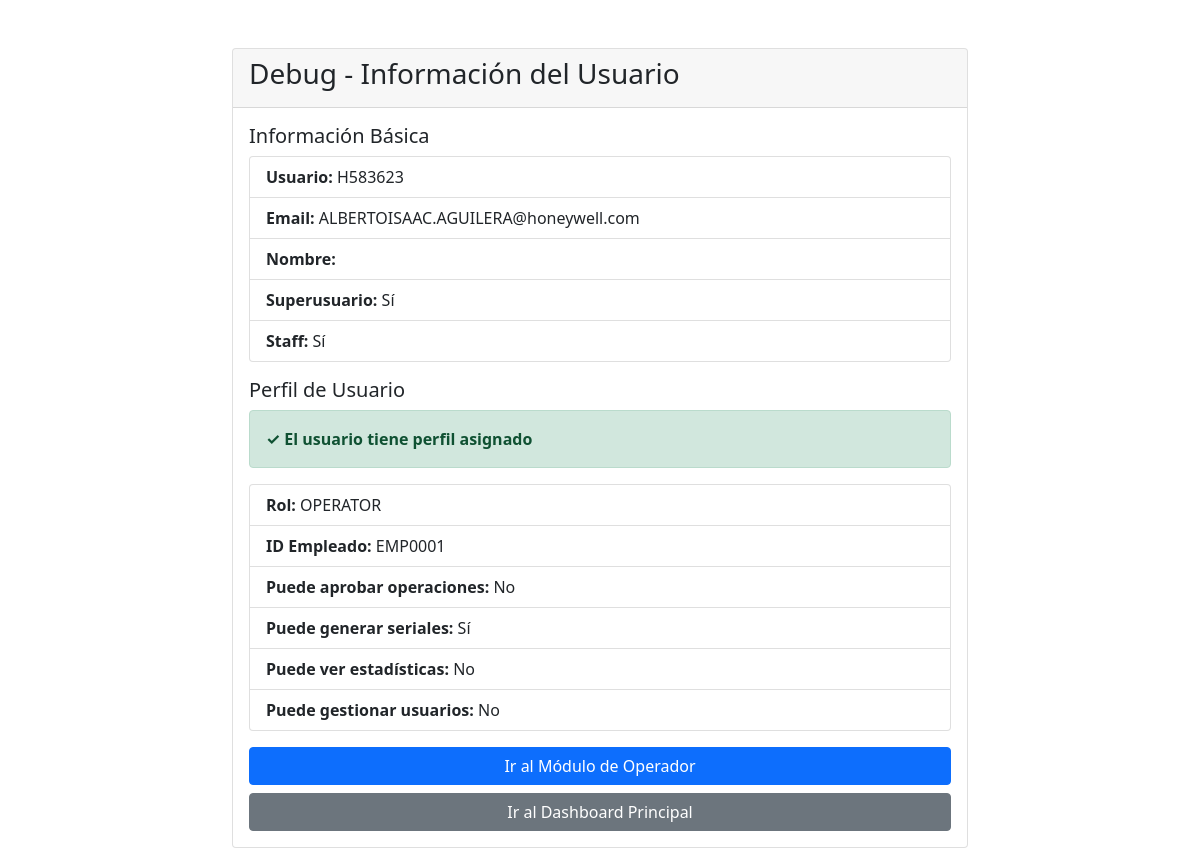
Screenshot of /manufacturing/debug-profile/ (signed in) with the database file from the repository.
### operators/models.py (models this page shows, shortened)
class UserProfile(models.Model):
    ROLE_CHOICES = [
        ('OPERATOR', 'Operador'),
        ('SUPERVISOR', 'Supervisor'),
        ('QUALITY', 'Control de Calidad'),
        ('ADMIN', 'Administrador'),
        ('REPAIRER', 'Reparador'),
    ]
    user = models.OneToOneField(User, on_delete=models.CASCADE)
    employee_id = models.CharField(max_length=20, unique=True)
    role = models.CharField(max_length=20, choices=ROLE_CHOICES)
    department = models.CharField(max_length=100, blank=True)
    phone = models.CharField(max_length=20, blank=True)
    is_active_operator = models.BooleanField(default=True)
    can_approve_operations = models.BooleanField(default=False)
    can_generate_serials = models.BooleanField(default=True)
    can_view_statistics = models.BooleanField(default=False)
    can_manage_users = models.BooleanField(default=False)
    created_at = models.DateTimeField(auto_now_add=True)
    updated_at = models.DateTimeField(auto_now=True)
    class Meta:
        verbose_name = "Perfil de Usuario"
        verbose_name_plural = "Perfiles de Usuario"

### manufacturing/views_debug.py (the view)
# urls.py: path('debug-profile/', views_debug.debug_user_profile, name='debug_profile'),
@login_required
def debug_user_profile(request):
    user = request.user
    has_profile = hasattr(user, 'userprofile')
    context = {
        'user': user,
        'has_profile': has_profile,
        'profile': user.userprofile if has_profile else None,
        'is_superuser': user.is_superuser,
        'is_staff': user.is_staff,
    }
    return render(request, 'manufacturing/debug_profile.html', context)

### templates/manufacturing/debug_profile.html (shortened to what this page needs)
<!DOCTYPE html>
<html lang="es">
<head>
    <link href="https://cdn.jsdelivr.net/npm/bootstrap@5.1.3/dist/css/bootstrap.min.css" rel="stylesheet">
</head>
<body>
    <div class="container mt-5">
        <div class="row justify-content-center">
            <div class="col-md-8">
                <div class="card">
                    <div class="card-header">
                        <h3>Debug - Información del Usuario</h3>
                    </div>
                    <div class="card-body">
                        <h5>Información Básica</h5>
                        <ul class="list-group mb-3">
                            <li class="list-group-item"><strong>Usuario:</strong> {{ user.username }}</li>
                            <li class="list-group-item"><strong>Email:</strong> {{ user.email }}</li>
                            <li class="list-group-item"><strong>Nombre:</strong> {{ user.first_name }} {{ user.last_name }}</li>
                            <li class="list-group-item"><strong>Superusuario:</strong> {{ is_superuser|yesno:"Sí,No" }}</li>
                            <li class="list-group-item"><strong>Staff:</strong> {{ is_staff|yesno:"Sí,No" }}</li>
                        </ul>
                        <h5>Perfil de Usuario</h5>
                        {% if has_profile %}
                            <div class="alert alert-success">
                                <strong>✓ El usuario tiene perfil asignado</strong>
                            </div>
                            <ul class="list-group mb-3">
                                <li class="list-group-item"><strong>Rol:</strong> {{ profile.role }}</li>
                                <li class="list-group-item"><strong>ID Empleado:</strong> {{ profile.employee_id }}</li>
                                <li class="list-group-item"><strong>Puede aprobar operaciones:</strong> {{ profile.can_approve_operations|yesno:"Sí,No" }}</li>
                                <li class="list-group-item"><strong>Puede generar seriales:</strong> {{ profile.can_generate_serials|yesno:"Sí,No" }}</li>
                                <li class="list-group-item"><strong>Puede ver estadísticas:</strong> {{ profile.can_view_statistics|yesno:"Sí,No" }}</li>
                                <li class="list-group-item"><strong>Puede gestionar usuarios:</strong> {{ profile.can_manage_users|yesno:"Sí,No" }}</li>
                            </ul>
                            <div class="d-grid gap-2">
                                <a href="{% url 'manufacturing:operator_dashboard' %}" class="btn btn-primary">
                                    Ir al Módulo de Operador
                                </a>
                                <a href="{% url 'manufacturing:dashboard' %}" class="btn btn-secondary">
                                    Ir al Dashboard Principal
                                </a>
                            </div>
                        {% endif %}
                    </div>
                </div>
            </div>
        </div>
    </div>
</body>
</html>

### rows the page displays
UserProfile: role "OPERATOR", employee_id "EMP0001", can_approve_operations "No", can_generate_serials "Sí", can_view_statistics "No", can_manage_users "No"

### other values shown
{{ user.username }} "H583623"
{{ user.email }} "ALBERTOISAAC.AGUILERA@honeywell.com"
{{ is_superuser|yesno:"Sí,No" }} "Sí"
{{ is_staff|yesno:"Sí,No" }} "Sí"
